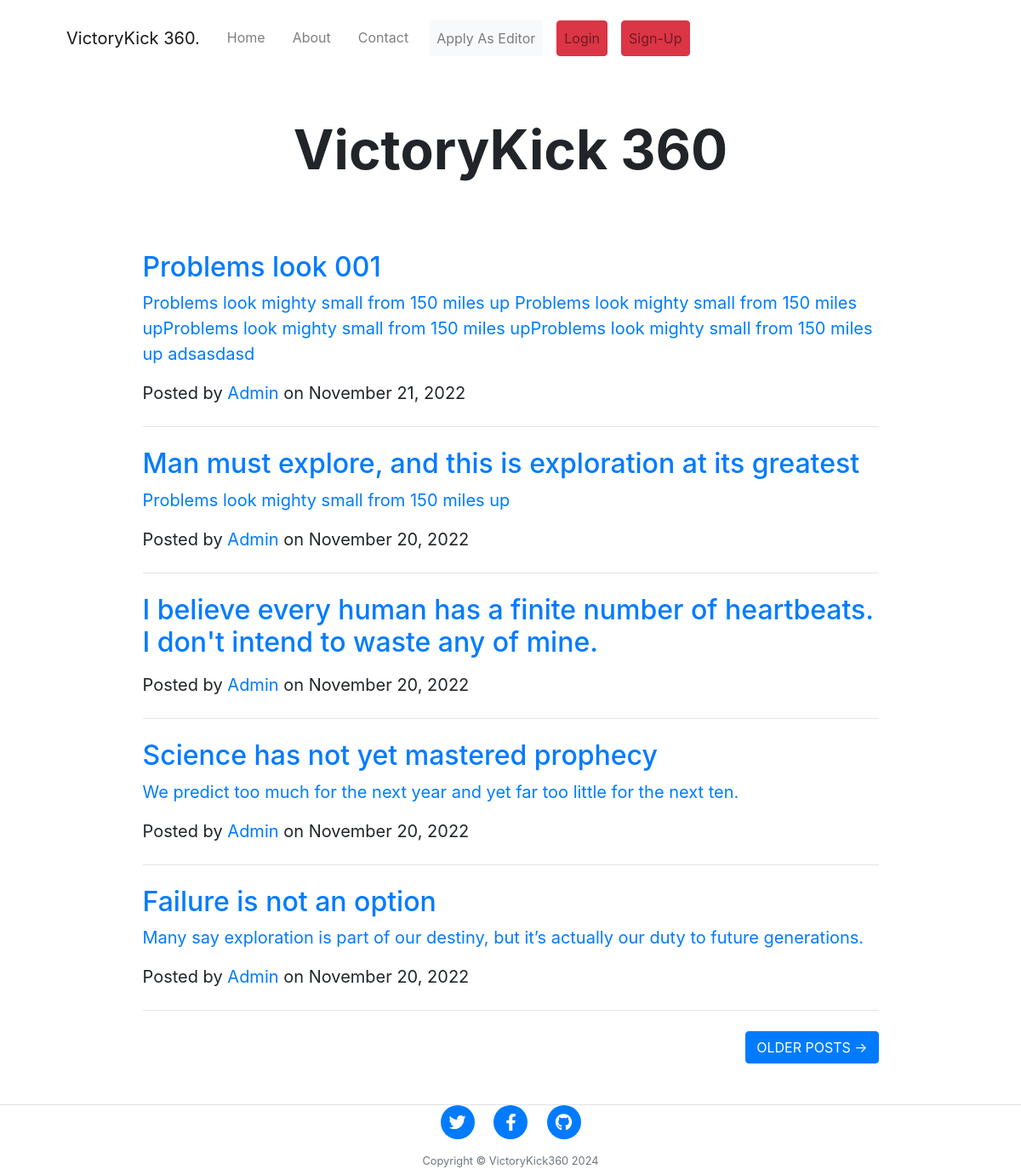
/, run on an earlier commit of the app's database.
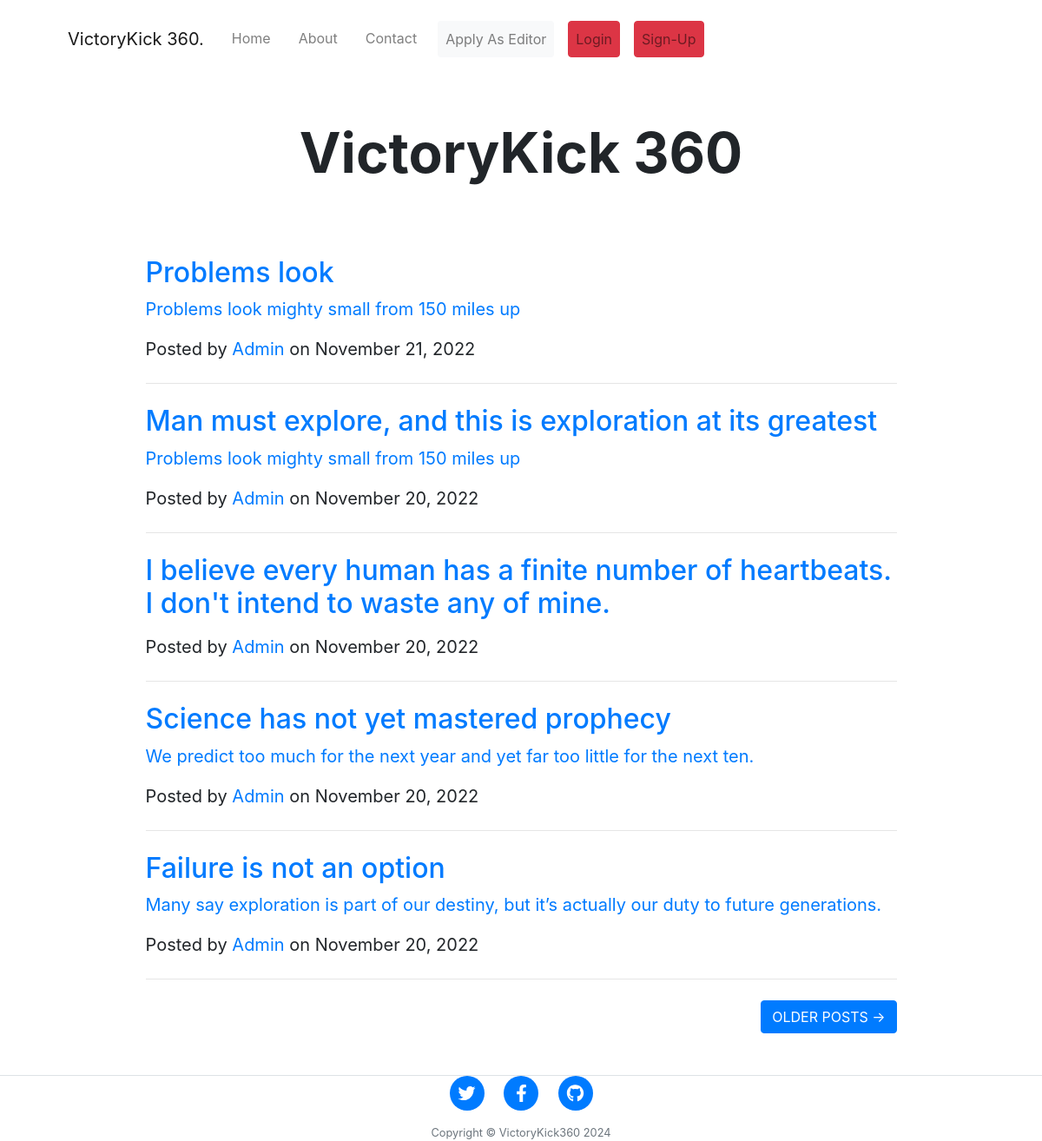
And on a later commit of the database.
### blog/models.py (models this page shows, shortened)
class Blog(models.Model):
    title = models.CharField(max_length=200)
    subtitle = models.TextField(max_length=400, null=True,blank=True)
    slug = models.SlugField(max_length=200,unique=True)
    post = HTMLField()
    status = models.BooleanField(help_text="Check For Active else Inactive",default=True)
    created_by = models.ForeignKey(User, on_delete=models.CASCADE,limit_choices_to={'is_staff': True})
    created_at = models.DateTimeField(auto_now_add=True)
    updated_at = models.DateTimeField(auto_now=True)

### authentication/models.py (models this page shows)
class User(AbstractBaseUser, PermissionsMixin):
    email = models.EmailField(max_length=254, unique=True)
    first_name = models.CharField(max_length=254)
    last_name = models.CharField(max_length=254, null=True, blank=True)
    is_editor = models.BooleanField(default=False)
    is_staff = models.BooleanField(default=False)
    is_superuser = models.BooleanField(default=False)
    is_active = models.BooleanField(default=True)
    last_login = models.DateTimeField(null=True, blank=True)
    date_joined = models.DateTimeField(auto_now_add=True)
    USERNAME_FIELD = 'email'
    EMAIL_FIELD = 'email'
    REQUIRED_FIELDS = []
    objects = UserManager()

### blog/views.py (the view)
# urls.py: path('',views.HomeView,name="home"),
def HomeView(request):
    blog = Blog.objects.filter(status=True).order_by('-id')
    return render(request,'index.html',{'blogs':blog})

### templates/index.html (shortened to what this page needs)
{% extends 'layout/main.html' %}
{% block body %}
{% include 'include/headtitle.html' with headtitle="VictoryKick 360" headsubTitle=""  %}
<div class="container py-4 px-4 px-lg-5">
    <div class="row gx-4 gx-lg-5 justify-content-center">
        <div class="col-md-10">
            {% for blog in blogs %}
            <div class="post-preview">
                <a href="{% url 'post' blog.slug %}">
                    <h2 class="post-title">{{blog.title}}</h2>
                    <p class="post-subtitle">
                        {% if blog.subtitle %}
                        {{blog.subtitle}}
                        {% endif %}
                    </p>
                </a>
                <p class="post-meta">
                    Posted by
                    <a href="/">{{blog.created_by.first_name}}</a>
                    on {{blog.created_at|date:"F d, Y"}}
                </p>
            </div>
            <hr class="my-4" />
            {% endfor %}
            <div class="d-flex justify-content-end mb-4"><a class="btn btn-primary text-uppercase" href="/">Older Posts
                    →</a></div>
        </div>
    </div>
</div>
{% endblock body %}

What changed in the data, as far as the page shows it:
changed Blog: title "Problems look 001" → "Problems look"; subtitle "…from 150 miles up Problems look mighty small from 150 miles upProblems look mighty small from 150 miles upProblems look mighty small from 150 miles up adsasdasd" → "Problems look mighty small from 150 miles up"
